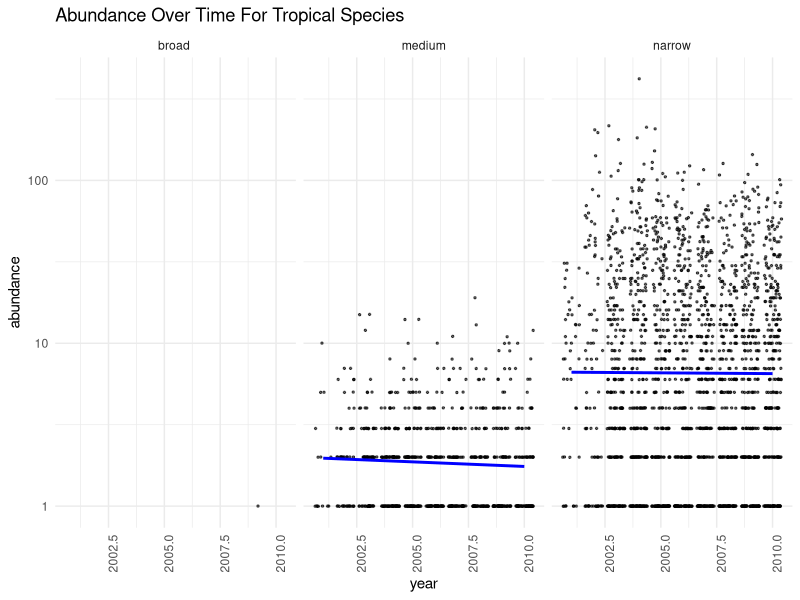
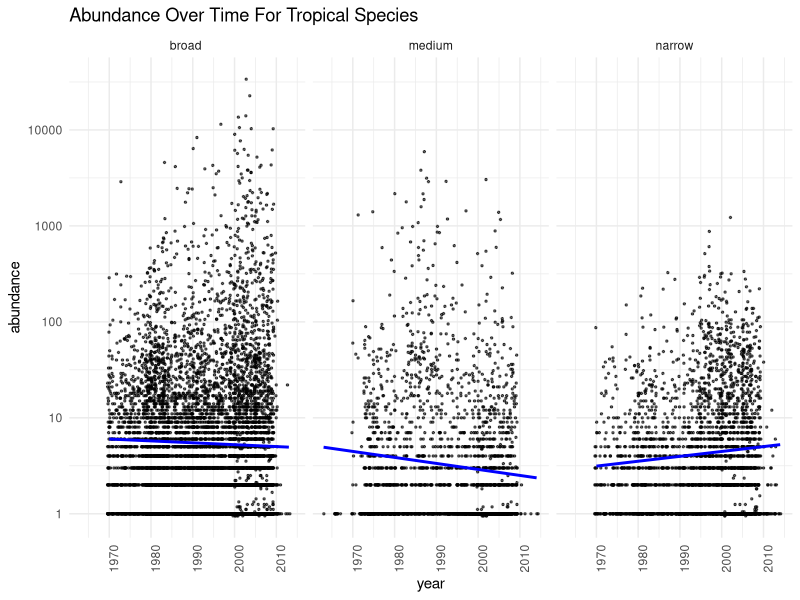

Generate these figures, in order, with R:
library(tidyverse)
library(dplyr)
library(ggplot2)
library(forcats)
library(tidyr)

btfbsst_analysis <- read_csv("data-processed/btfbsst_without_NA.csv")

# HYPOTHESIS TWO  - compare thermal tolerance to species abundance
# phylogentic computation to fill in missing ctmax data based on phylogeny of the species
## use ctmax for same genus or family - match at genus level
#scatter plot works better for speciees richness
{
  # Compute genus-level averages for CTmax
  genus_ctmax <- btfbsst_analysis %>%
    group_by(genus) %>%
    summarise(genus_avg_ctmax = mean(temp_max, na.rm = TRUE))
  # Merge genus-level CTmax back into the main dataset
  btfbsst_analysisV2 <- btfbsst_analysis %>%
    left_join(genus_ctmax, by = "genus")
  btfbsst_analysisV2 <- btfbsst_analysis %>%
    mutate(temp_max_filled = ifelse(is.na(temp_max), genus_avg_ctmax, temp_max))
  # Scatterplot: Abundance vs. CTmax
  ggplot(btfbsst_analysisV2, aes(x = temp_max_filled, y = abundance)) +
    geom_point(alpha = 0.7) +
    geom_smooth(method = "lm", color = "red", se = TRUE) +
    facet_wrap(~region) +
    theme_minimal() +
    labs(
      x = "Thermal Tolerance (CTmax)",
      y = "Species Abundance",
      title = "Relationship between CTmax and Species Abundance")
  # Linear regression model
  model <- lm(abundance ~ temp_max_filled, data = btfbsst_analysisV2)
  summary(model) }

## Create new column the tolerance range of species 

h2_data <- btfbsst_analysisV2 %>% 
  mutate('thermal_tolerance' = temp_max - temp_min)


## Define a categorical variable classifying tolerance range 

h2_data <- h2_data %>%
  mutate(tolerance_category = case_when(
    thermal_tolerance <= 5 ~ "narrow",
    thermal_tolerance > 5 & thermal_tolerance <= 10 ~ "medium",  
    thermal_tolerance > 10  ~ "broad " ))

## Seperate tropical and temperate species to make plotting simpler

tropical_h2_data <- h2_data %>% 
  filter(region == "Tropical")

temperate_h2_data <- h2_data %>% 
  filter(region == "Temperate")

## Plot abundance over time for each region

#Tropical 

ggplot(tropical_h2_data, aes(x = year, y = abundance)) +
  geom_jitter(alpha = 0.6, size = 0.5) +  
  geom_smooth(method = "lm", color = "blue", se = FALSE) +
  scale_y_log10() +
  labs(title = "Abundance Over Time For Tropical Species", 
       x = "year", 
       y = "abundance") +
  facet_wrap(~tolerance_category) +
  theme_minimal() + theme(axis.text.x = element_text(angle = 90, hjust = 1))

#Temperate 

ggplot(temperate_h2_data, aes(x = year, y = abundance)) +
  geom_jitter(alpha = 0.6, size = 0.5) +  
  geom_smooth(method = "lm", color = "blue", se = FALSE) +
  scale_y_log10() +
  labs(title = "Abundance Over Time For Tropical Species", 
       x = "year", 
       y = "abundance") +
  facet_wrap(~tolerance_category) +
  theme_minimal() + theme(axis.text.x = element_text(angle = 90, hjust = 1))

# visualizing distribution of thermal tolerances 








